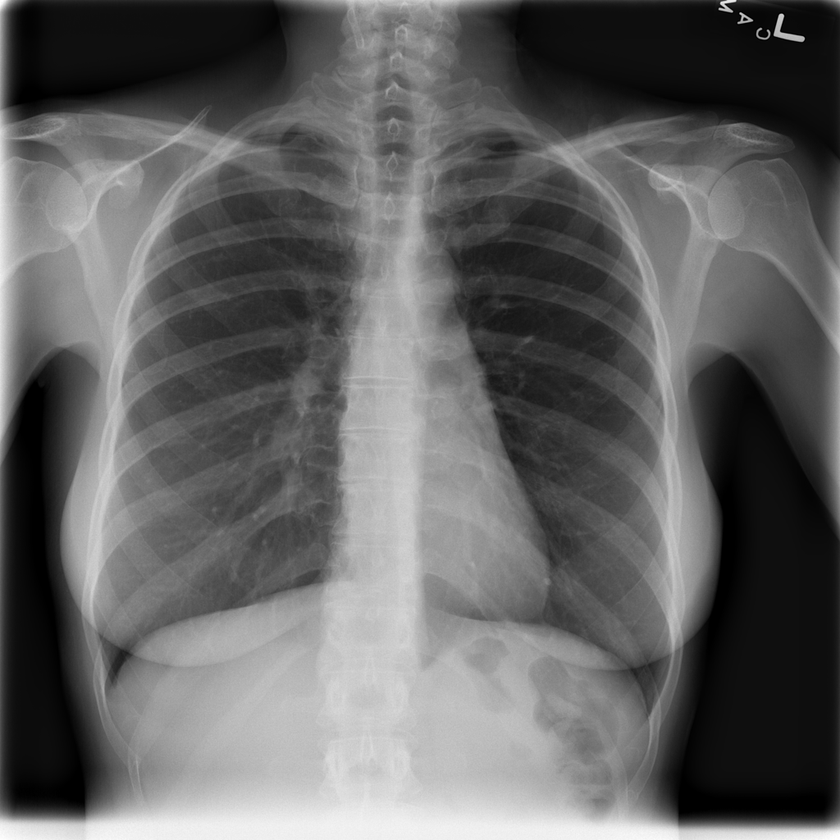
#> input picture 2D Medical Imaging/Exercises/chest_xray_1.png, 840 x 840 px, shrunk from 1024 x 1024 before the run
$ jupyter execute --allow-errors Exercise.ipynb   (shell and % lines are left out)
#> lines starting #> are read from the running program, lines starting #| are printed output that depends on the picture
[cell 1]
import matplotlib.pyplot as plt
from skimage.io import imread, imshow
import numpy as np
import pandas as pd

## Read in your first x-ray image and display it using imshow()

[cell 2]
chest_xray_1 = imread('chest_xray_1.png')
#> chest_xray_1 is the input picture: shape (840, 840); min 0, max 255, mean 98.5
imshow(chest_xray_1)

## Fill in some coordinates for sections of the image that contain lung, heart, and bone:

#> (a cell that did not finish here is left out)

## Now, plot the image intensities for the subsections that you chose using different coordinates for different structures:

[cell 4]
plt.figure(figsize=(5,5))
#> (the rest of this cell did not finish here and is left out)

## Now let's try with a less healthy looking chest x-ray:

Note that if you do **not turn off** the 'interactive' visualization by clicking the 'power' button in the xray imagee above, the new chest x-ray will replace the previous rather than being shown in a separate image below.

[cell 5]
## Note that if you do *not* turn off the 'interactive' visualization by clicking the 'power' button
# in the xray imagee above, the new chest x-ray will replace the previous rather than being shown in a separate image
# below.
chest_xray_3 = imread('chest_xray_3.png')
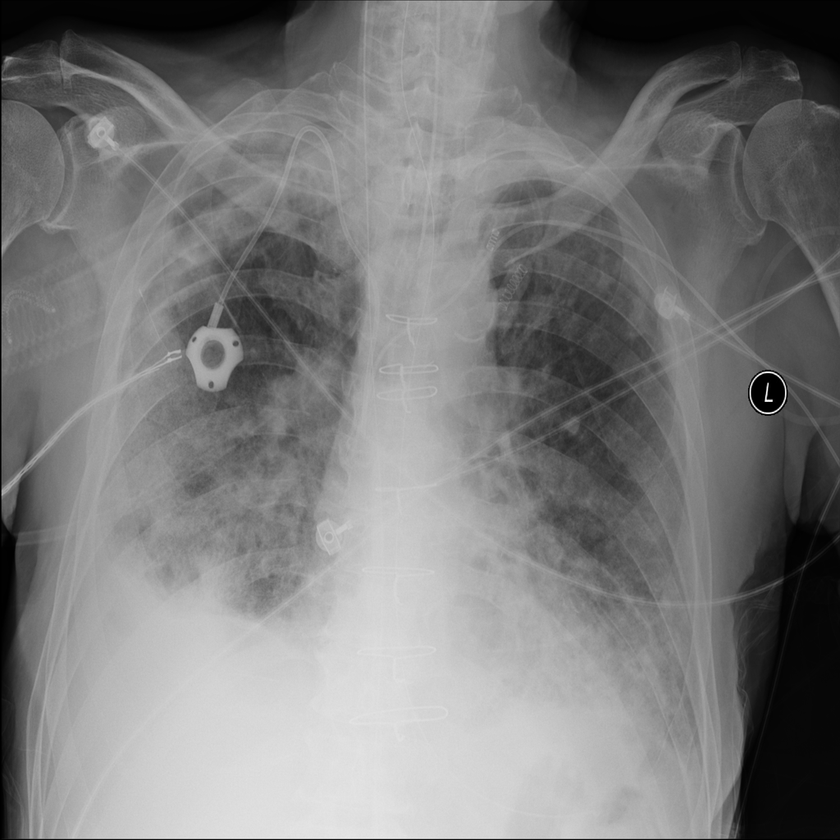
#> input picture 2D Medical Imaging/Exercises/chest_xray_3.png, 840 x 840 px, shrunk from 1024 x 1024 before the run
#> chest_xray_3 is the input picture: shape (840, 840); min 0, max 255, mean 123.8
imshow(chest_xray_3)

#> (a cell that did not finish here is left out)

### Notice how the intensity values are different for the three structures compared to those in the first image:

[cell 7]
plt.figure(figsize=(5,5))
#> (the rest of this cell did not finish here and is left out)

## Finally, let's look at another type of image: mammography:

[cell 8]
mammo_left = imread('mammo_left.pgm')
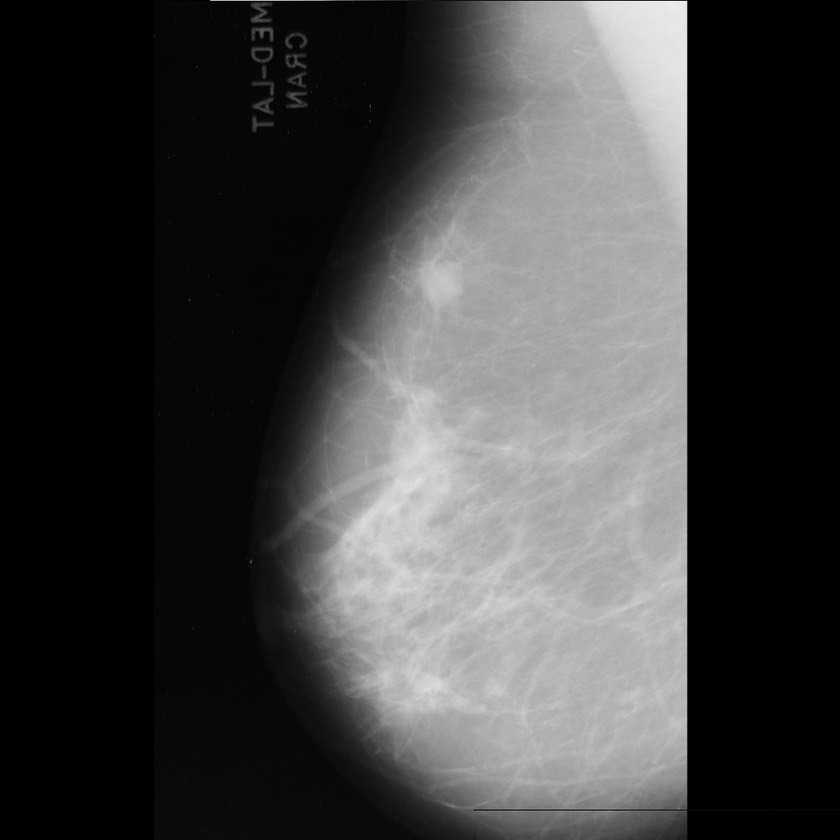
#> input picture 2D Medical Imaging/Exercises/mammo_left.pgm, 840 x 840 px, shrunk from 1024 x 1024 before the run
#> mammo_left is the input picture: shape (840, 840); min 0, max 248, mean 64.9
mammo_right = imread('mammo_right.pgm')
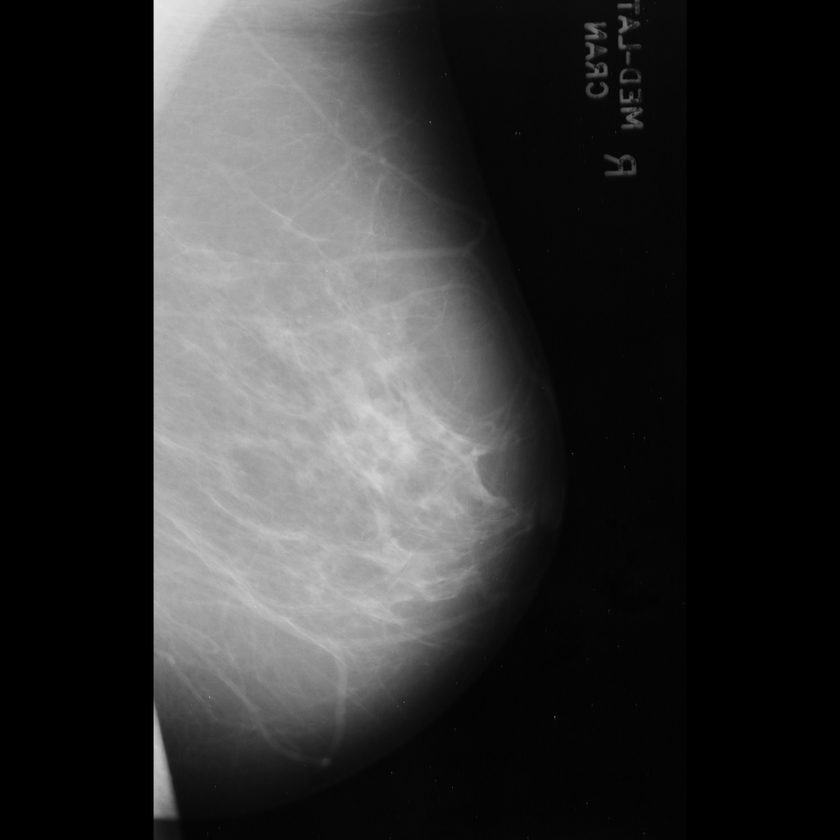
#> input picture 2D Medical Imaging/Exercises/mammo_right.pgm, 840 x 840 px, shrunk from 1024 x 1024 before the run
#> mammo_right is the input picture: shape (840, 840); min 0, max 233, mean 51.5
